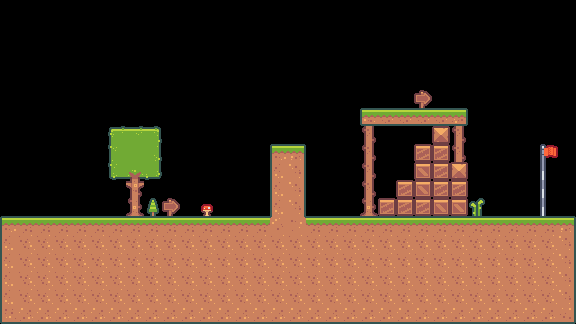

A level layout from a 2D game, rendered from its tile map. Below: a short description, then the map file with its tile-grid data intact:
An orthogonal 32x18 tile map with 18x18 px tiles, 1 tile layer (Tile Layer 1).

<map version="1.10" tiledversion="1.10.2" orientation="orthogonal" renderorder="right-down" width="32" height="18" tilewidth="18" tileheight="18" infinite="0" nextlayerid="2" nextobjectid="1">
 <tileset firstgid="1" source="tiles_packed.tsx" />
 <layer id="1" name="Tile Layer 1" width="32" height="18">
  <data encoding="csv">
0,0,0,0,0,0,0,0,0,0,0,0,0,0,0,0,0,0,0,0,0,0,0,0,0,0,0,0,0,0,0,0,
0,0,0,0,0,0,0,0,0,0,0,0,0,0,0,0,0,0,0,0,0,0,0,0,0,0,0,0,0,0,0,0,
0,0,0,0,0,0,0,0,0,0,0,0,0,0,0,0,0,0,0,0,0,0,0,0,0,0,0,0,0,0,0,0,
0,0,0,0,0,0,0,0,0,0,0,0,0,0,0,0,0,0,0,0,0,0,0,0,0,0,0,0,0,0,0,0,
0,0,0,0,0,0,0,0,0,0,0,0,0,0,0,0,0,0,0,0,0,0,0,0,0,0,0,0,0,0,0,0,
0,0,0,0,0,0,0,0,0,0,0,0,0,0,0,0,0,0,0,0,0,0,0,89,0,0,0,0,0,0,0,0,
0,0,0,0,0,0,0,0,0,0,0,0,0,0,0,0,0,0,0,0,2,3,3,3,3,4,0,0,0,0,0,0,
0,0,0,0,0,0,18,19,20,0,0,0,0,0,0,0,0,0,0,0,117,0,0,0,48,117,0,0,0,0,0,0,
0,0,0,0,0,0,38,39,40,0,0,0,0,0,0,22,24,0,0,0,117,0,0,105,105,117,0,0,0,0,113,0,
0,0,0,0,0,0,58,98,60,0,0,0,0,0,0,122,124,0,0,0,117,0,0,27,105,48,0,0,0,0,132,0,
0,0,0,0,0,0,0,118,0,0,0,0,0,0,0,122,124,0,0,0,117,0,105,27,105,105,0,0,0,0,132,0,
0,0,0,0,0,0,0,138,127,89,0,129,0,0,0,122,124,0,0,0,138,105,105,105,27,27,126,0,0,0,132,0,
22,23,23,23,23,23,23,23,23,23,23,23,23,23,23,26,25,23,23,23,23,23,23,23,23,23,23,23,23,23,23,24,
122,123,123,123,123,123,123,123,123,123,123,123,123,123,123,123,123,123,123,123,123,123,123,123,123,123,123,123,123,123,123,124,
122,123,123,123,123,123,123,123,123,123,123,123,123,123,123,123,123,123,123,123,123,123,123,123,123,123,123,123,123,123,123,124,
122,123,123,123,123,123,123,123,123,123,123,123,123,123,123,123,123,123,123,123,123,123,123,123,123,123,123,123,123,123,123,124,
122,123,123,123,123,123,123,123,123,123,123,123,123,123,123,123,123,123,123,123,123,123,123,123,123,123,123,123,123,123,123,124,
142,143,143,143,143,143,143,143,143,143,143,143,143,143,143,143,143,143,143,143,143,143,143,143,143,143,143,143,143,143,143,144
</data>
 </layer>
</map>
